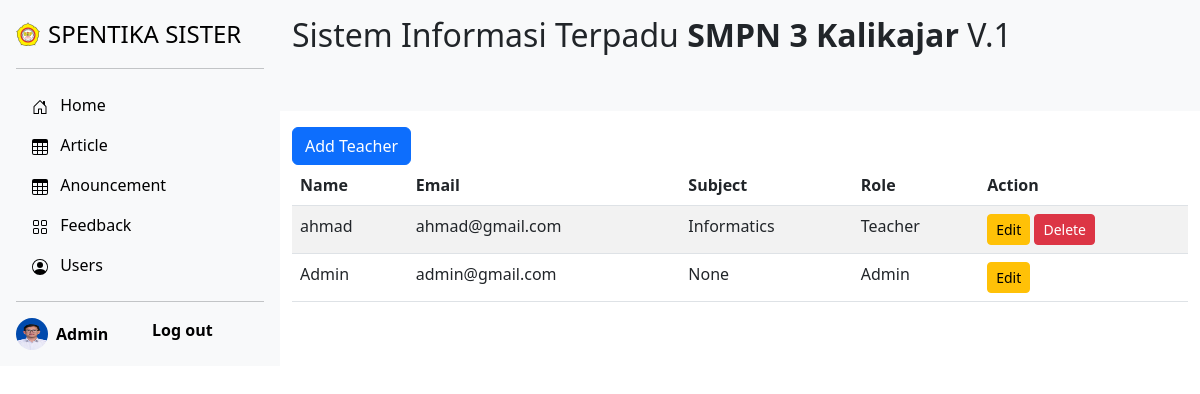
The app's page /users (signed in) with its own data.
### tables this page shows
CREATE TABLE teacher (id INTEGER PRIMARY KEY AUTOINCREMENT NOT NULL, name TEXT NOT NULL, email  TEXT NOT NULL, password  TEXT NOT NULL, picture TEXT, subject TEXT, role TEXT NOT NULL);

### app.py (the view)
@app.route("/users")
@login_required
def users():
    user_id = session["user_id"]
    users = db.execute("SELECT * FROM teacher")
    teacher = db.execute("SELECT * FROM teacher WHERE id = ?", user_id)
    return render_template("teacher/users.html", users=users, teacher=teacher)

### app.py (called while the page is built)
@app.after_request
def after_request(response):
    response.headers["Cache-Control"] = "no-cache, no-store, must-revalidate"
    response.headers["Expires"] = 0
    response.headers["Pragma"] = "no-cache"
    return response

### helpers.py (called while the page is built)
def login_required(f):
    @wraps(f)
    def decorated_function(*args, **kwargs):
        if session.get("user_id") is None:
            return redirect("/login")
        return f(*args, **kwargs)
    return decorated_function

### templates/teacher/users.html (shortened to what this page needs)
{% extends "teacher/layout.html" %}
{% block main %}
    {% for teachers in teacher %}
    <div class="col-lg-12 py-3">
      <a href="/addTeacher" class="btn btn-primary">Add Teacher</a>
      <table id="example" class="table table-striped" style="width:100%">
        <thead>
          <tr>
            <th>Name</th>
            <th>Email</th>
            <th>Subject</th>
            <th>Role</th>
            <th>Action</th>
          </tr>
        </thead>
        <tbody>
          {% for user in users %}
          <tr>
            <td>{{ user.name }}</td>
            <td>{{ user.email }}</td>
            <td>{{ user.subject }}</td>
            <td>{{ user.role }}</td>
            <td>
              <a href="/editUser/{{ user.id }}" class="btn btn-sm btn-warning">Edit</a>
              {% if user.role=="Teacher" %}
              <a href="/deleteUser/{{ user.id }}" class="btn btn-sm btn-danger">Delete</a>
              {% endif %}
            </td>
          </tr>
          {% endfor %}
        </tbody>
      </table>
    </div>
    {% endfor %}
{% endblock %}

### templates/teacher/layout.html (shortened to what this page needs)
<!DOCTYPE html>
<html lang="eng">
    <head>
        <link href="https://cdn.jsdelivr.net/npm/bootstrap@5.3.3/dist/css/bootstrap.min.css" rel="stylesheet">
        <link href="../static/styles.css" rel="stylesheet">
        <link
            rel="stylesheet"
            href="https://cdnjs.cloudflare.com/ajax/libs/font-awesome/5.15.4/css/all.min.css"
        />
        <link rel="stylesheet" href="https://cdn.datatables.net/2.0.1/css/dataTables.bootstrap5.css" />
        <link rel="stylesheet" href="https://cdnjs.cloudflare.com/ajax/libs/twitter-bootstrap/5.3.0/css/bootstrap.min.css" />
    </head>
    <body>
      {% for teachers in teacher %}
      <main class="d-flex flex-nowrap">
        <div class="d-flex flex-column flex-shrink-0 p-3 bg-body-tertiary" style="width: 280px;">
          <a href="/home" class="d-flex align-items-center mb-3 mb-md-0 me-md-auto link-body-emphasis text-decoration-none">
            <img src="/static/favicon.ico" alt="Logo" width="24" height="24" class="bi pe-none me-2">
            <span class="fs-4">SPENTIKA SISTER</span>
          </a>
          <hr>
          <ul class="nav nav-pills flex-column mb-auto">
            <li class="nav-item">
              <a href="/home" class="nav-link link-body-emphasis">
                <svg class="bi pe-none me-2" width="16" height="16"><use xlink:href="#home"/></svg>
                Home
              </a>
            </li>
            <li>
              <a href="/article" class="nav-link link-body-emphasis">
                <svg class="bi pe-none me-2" width="16" height="16"><use xlink:href="#table"/></svg>
                Article
              </a>
            </li>
            {% if teachers.role == "Admin" %}
            <li>
              <a href="/pengumuman" class="nav-link link-body-emphasis">
                <svg class="bi pe-none me-2" width="16" height="16"><use xlink:href="#table"/></svg>
                Anouncement
              </a>
            </li>
            <li>
              <a href="/feedbackList" class="nav-link link-body-emphasis">
                <svg class="bi pe-none me-2" width="16" height="16"><use xlink:href="#grid"/></svg>
                Feedback
              </a>
            </li>
            <li>
              <a href="/users" class="nav-link link-body-emphasis">
                <svg class="bi pe-none me-2" width="16" height="16"><use xlink:href="#people-circle"/></svg>
                Users
              </a>
            </li>
            {% endif %}
          </ul>
          <hr>
          <div class="row">
            <div class="col-lg-6">
            <a href="/teacher-profile" class="d-flex align-items-center link-body-emphasis text-decoration-none">
              <img src="{{ teachers.picture }}" alt="" width="32" height="32" class="rounded-circle me-2">
              <strong>{{ teachers.name }}</strong></a>
            </div>
            <div class="col-lg-6">
              <a href="/logout" class="d-flex align-items-center link-body-emphasis text-decoration-none"><strong>Log out</strong></a>
            </div>
          </div>
        </div>
        <div class="row container">
          <div class="col-lg-12 bg-body-tertiary">
            <h2 class="fw-normal py-3">Sistem Informasi Terpadu <b>SMPN 3 Kalikajar</b> V.1</h2>
          </div>
          {% block main %}{% endblock %}
        {% endfor %}
        </div>
      </main>
    </body>
</html>

### static/styles.css (style rules this page uses)
body { font-family: 'Quicksand', sans-serif; height: 100vh; margin: 0; display: flex; flex-direction: column; }

### records on screen
teacher: shows "Anouncement", picture (picture), name "Admin", email "admin@gmail.com", subject "None", role "Admin"
teacher: name "ahmad", email "ahmad@gmail.com", subject "Informatics", role "Teacher"
